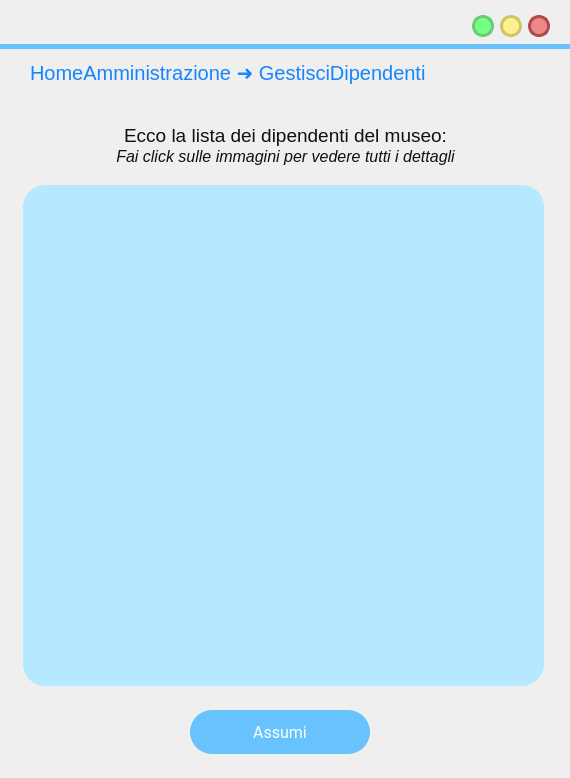
<?xml version="1.0" encoding="UTF-8"?>
<ui version="4.0">
 <class>MainWindow</class>
 <widget class="QMainWindow" name="MainWindow">
  <property name="geometry">
   <rect>
    <x>0</x>
    <y>0</y>
    <width>570</width>
    <height>778</height>
   </rect>
  </property>
  <property name="windowTitle">
   <string>MainWindow</string>
  </property>
  <property name="styleSheet">
   <string notr="true"/>
  </property>
  <widget class="QWidget" name="centralwidget">
   <widget class="QLabel" name="label">
    <property name="geometry">
     <rect>
      <x>0</x>
      <y>44</y>
      <width>641</width>
      <height>5</height>
     </rect>
    </property>
    <property name="styleSheet">
     <string notr="true">background-color:rgb(104, 194, 253);</string>
    </property>
    <property name="text">
     <string/>
    </property>
   </widget>
   <widget class="QPushButton" name="reduceButton">
    <property name="geometry">
     <rect>
      <x>472</x>
      <y>15</y>
      <width>22</width>
      <height>22</height>
     </rect>
    </property>
    <property name="sizePolicy">
     <sizepolicy hsizetype="Fixed" vsizetype="Fixed">
      <horstretch>0</horstretch>
      <verstretch>0</verstretch>
     </sizepolicy>
    </property>
    <property name="minimumSize">
     <size>
      <width>22</width>
      <height>22</height>
     </size>
    </property>
    <property name="maximumSize">
     <size>
      <width>24</width>
      <height>24</height>
     </size>
    </property>
    <property name="cursor">
     <cursorShape>PointingHandCursor</cursorShape>
    </property>
    <property name="styleSheet">
     <string notr="true">QPushButton{
 background-color:#76ff85;
 border-style: solid;
 border-radius:11px;
font: 18pt &quot;Candara&quot;;
border-color:#6bcc73;
border-width:3;
}

QPushButton::pressed{
	background-color : white;
	border-color:#6bcc73;
	border-width:3;
}
</string>
    </property>
    <property name="text">
     <string/>
    </property>
   </widget>
   <widget class="QPushButton" name="exitButton">
    <property name="geometry">
     <rect>
      <x>528</x>
      <y>15</y>
      <width>22</width>
      <height>22</height>
     </rect>
    </property>
    <property name="sizePolicy">
     <sizepolicy hsizetype="Fixed" vsizetype="Fixed">
      <horstretch>0</horstretch>
      <verstretch>0</verstretch>
     </sizepolicy>
    </property>
    <property name="minimumSize">
     <size>
      <width>22</width>
      <height>22</height>
     </size>
    </property>
    <property name="maximumSize">
     <size>
      <width>24</width>
      <height>24</height>
     </size>
    </property>
    <property name="cursor">
     <cursorShape>PointingHandCursor</cursorShape>
    </property>
    <property name="styleSheet">
     <string notr="true">QPushButton{
 background-color:#ee8888;
 border-style: solid;
 border-radius:11px;
font: 18pt &quot;Candara&quot;;
border-color:#ae4a4a;
border-width:3;
}

QPushButton::pressed{
	background-color : white;
	border-color:#ae4a4a;
	border-width:3;
}
</string>
    </property>
    <property name="text">
     <string/>
    </property>
   </widget>
   <widget class="QPushButton" name="maximizeButton">
    <property name="geometry">
     <rect>
      <x>500</x>
      <y>15</y>
      <width>22</width>
      <height>22</height>
     </rect>
    </property>
    <property name="sizePolicy">
     <sizepolicy hsizetype="Fixed" vsizetype="Fixed">
      <horstretch>0</horstretch>
      <verstretch>0</verstretch>
     </sizepolicy>
    </property>
    <property name="minimumSize">
     <size>
      <width>20</width>
      <height>20</height>
     </size>
    </property>
    <property name="maximumSize">
     <size>
      <width>24</width>
      <height>24</height>
     </size>
    </property>
    <property name="cursor">
     <cursorShape>PointingHandCursor</cursorShape>
    </property>
    <property name="styleSheet">
     <string notr="true">QPushButton{
 background-color:#fff08c	;
 border-style: solid;
 border-radius:11px;
font: 18pt &quot;Candara&quot;;
border-color:#ccc664;
border-width:3;
}

QPushButton::pressed{
	background-color : white;
	border-color:#ccc664;
	border-width:3;
}
</string>
    </property>
    <property name="text">
     <string/>
    </property>
   </widget>
   <widget class="QLabel" name="previousLabel">
    <property name="geometry">
     <rect>
      <x>510</x>
      <y>60</y>
      <width>36</width>
      <height>36</height>
     </rect>
    </property>
    <property name="font">
     <font>
      <family>Lato Light</family>
      <pointsize>18</pointsize>
      <weight>50</weight>
      <italic>false</italic>
      <bold>false</bold>
     </font>
    </property>
    <property name="cursor">
     <cursorShape>PointingHandCursor</cursorShape>
    </property>
    <property name="autoFillBackground">
     <bool>false</bool>
    </property>
    <property name="styleSheet">
     <string notr="true">background-color: rgba(255, 255, 255,0);</string>
    </property>
    <property name="text">
     <string/>
    </property>
    <property name="pixmap">
     <pixmap resource="res/res.qrc">:/icons/arrow_back_FILL1_wght700_GRAD200_opsz48_risultato.png</pixmap>
    </property>
    <property name="scaledContents">
     <bool>true</bool>
    </property>
   </widget>
   <widget class="QLabel" name="titoloLabel">
    <property name="geometry">
     <rect>
      <x>30</x>
      <y>57</y>
      <width>461</width>
      <height>31</height>
     </rect>
    </property>
    <property name="styleSheet">
     <string notr="true">font-size: 20px;
text-align: left;
background-color: rgba(255, 255, 255,0);
color: #1684FC;
font: 14pt &quot;Lato&quot;;</string>
    </property>
    <property name="text">
     <string>HomeAmministrazione ➜ GestisciDipendenti</string>
    </property>
   </widget>
   <widget class="QLabel" name="titoloLabel_3">
    <property name="geometry">
     <rect>
      <x>20</x>
      <y>141</y>
      <width>531</width>
      <height>31</height>
     </rect>
    </property>
    <property name="layoutDirection">
     <enum>Qt::RightToLeft</enum>
    </property>
    <property name="styleSheet">
     <string notr="true">left: 802px;
top: 386px;
width: 307px;
height: 19px;
color: rgba(16, 16, 16);
background-color: rgba(255, 255, 255,0);

</string>
    </property>
    <property name="text">
     <string>&lt;html&gt;&lt;head/&gt;&lt;body&gt;&lt;p&gt;&lt;span style=&quot; font-size:12pt; font-style:italic;&quot;&gt;Fai click sulle immagini per vedere tutti i dettagli&lt;/span&gt;&lt;/p&gt;&lt;/body&gt;&lt;/html&gt;</string>
    </property>
    <property name="alignment">
     <set>Qt::AlignCenter</set>
    </property>
   </widget>
   <widget class="QLabel" name="titoloLabel">
    <property name="geometry">
     <rect>
      <x>20</x>
      <y>120</y>
      <width>531</width>
      <height>31</height>
     </rect>
    </property>
    <property name="styleSheet">
     <string notr="true">left: 849px;
background-color: rgba(255, 255, 255,0);
top: 359px;
width: 212px;
height: 24px;
color: rgba(16, 16, 16);
font-size: 20px;
text-align: center;

</string>
    </property>
    <property name="text">
     <string>&lt;html&gt;&lt;head/&gt;&lt;body&gt;&lt;p&gt;&lt;span style=&quot; font-size:14pt;&quot;&gt;Ecco la lista dei dipendenti del museo:&lt;/span&gt;&lt;/p&gt;&lt;/body&gt;&lt;/html&gt;</string>
    </property>
    <property name="alignment">
     <set>Qt::AlignCenter</set>
    </property>
   </widget>
   <widget class="QPushButton" name="assumiButton">
    <property name="geometry">
     <rect>
      <x>190</x>
      <y>710</y>
      <width>180</width>
      <height>44</height>
     </rect>
    </property>
    <property name="font">
     <font>
      <family>Lato</family>
      <pointsize>14</pointsize>
      <weight>50</weight>
      <italic>false</italic>
      <bold>false</bold>
     </font>
    </property>
    <property name="cursor">
     <cursorShape>PointingHandCursor</cursorShape>
    </property>
    <property name="autoFillBackground">
     <bool>false</bool>
    </property>
    <property name="styleSheet">
     <string notr="true">


QPushButton{
left: 863px;
top: 820px;
width: 183px;
height: 44px;
color: rgba(255, 255, 255, 100);
font-size: 16px;
font-family: Roboto;
background-color:rgb(104, 194, 253);
 border-style: solid;
 border-radius:22px;
color: rgb(255, 255, 255);
font: 14pt &quot;Lato&quot;;
}

QPushButton::hover{


	border-color : rgb(15, 138, 204);
	color: white;
border-width:0;
}

QPushButton::pressed{
	border-color:rgb(104, 194, 253);
	border-width:4;
	background-color : white;
	color:rgb(104, 194, 253);
}
</string>
    </property>
    <property name="text">
     <string>Assumi</string>
    </property>
   </widget>
   <widget class="QLabel" name="immagineLabel">
    <property name="geometry">
     <rect>
      <x>23</x>
      <y>185</y>
      <width>521</width>
      <height>501</height>
     </rect>
    </property>
    <property name="sizePolicy">
     <sizepolicy hsizetype="Fixed" vsizetype="Fixed">
      <horstretch>0</horstretch>
      <verstretch>0</verstretch>
     </sizepolicy>
    </property>
    <property name="styleSheet">
     <string notr="true">left: 737px;
top: 416px;
width: 436px;
height: 377px;
line-height: 20px;
border-radius: 22px;
background-color: rgba(182, 233, 255);
text-align: center;</string>
    </property>
    <property name="text">
     <string/>
    </property>
    <property name="scaledContents">
     <bool>true</bool>
    </property>
    <property name="alignment">
     <set>Qt::AlignCenter</set>
    </property>
    <property name="margin">
     <number>10</number>
    </property>
    <property name="indent">
     <number>10</number>
    </property>
   </widget>
   <widget class="QScrollArea" name="scrollArea">
    <property name="geometry">
     <rect>
      <x>70</x>
      <y>190</y>
      <width>430</width>
      <height>491</height>
     </rect>
    </property>
    <property name="sizePolicy">
     <sizepolicy hsizetype="Expanding" vsizetype="Expanding">
      <horstretch>0</horstretch>
      <verstretch>0</verstretch>
     </sizepolicy>
    </property>
    <property name="styleSheet">
     <string notr="true">QWidget{
background:rgb(255, 255, 255);
border-radius:0px;
border-color:#b6e9ff;
border-style: solid;
border-width:7;
}


QScrollArea{
border-width:0px;
border-radius: 22px;
background-color: rgba(255, 255, 255, 255);
}

QScrollBar{
border-width:0px;
	border-radius:4px;
background-color: rgba(255, 255, 255, 255);

}


/* VERTICAL SCROLLBAR */
 QScrollBar:vertical {
	border: none;
    width: 14px;
    margin: 0px 0 0px 0;
	border-radius: 7px;
margin: 0px 0px 0px 0px;

 }

/*  HANDLE BAR VERTICAL */
QScrollBar::handle:vertical {	
	background-color:#68C2FD;
	min-height: 30px;	
	border-radius: 7px;

}
QScrollBar::handle:vertical:hover{	
	background-color:#A6E4FF;
}
QScrollBar::handle:vertical:pressed {	
	background-color: #5AA7D9;
}

/* BTN TOP - SCROLLBAR */
QScrollBar::sub-line:vertical {
	background-color: rgb(255, 255, 255);
	border-radius: 7px;
}
QScrollBar::sub-line:vertical:hover {	
	background-color:#68C2FD;
}
QScrollBar::sub-line:vertical:pressed {	
	background-color: #5AA7D9;
}

/* BTN BOTTOM - SCROLLBAR  */
QScrollBar::add-line:vertical {

	background-color: rgb(255, 255, 255);
	border-radius: 7px;

}
QScrollBar::add-line:vertical:hover {	
	background-color:rgb(255, 255, 255)
}
QScrollBar::add-line:vertical:pressed {	
	background-color:rgb(255, 255, 255)
}

/* RESET ARROW  */
QScrollBar::up-arrow:vertical, QScrollBar::down-arrow:vertical {
	background: none;
}
QScrollBar::add-page:vertical, QScrollBar::sub-page:vertical {
	background: none;
} 


/* HORIZONTAL SCROLLBAR - HOMEWORK */
QScrollBar:horizontal {
   
}
QScrollBar::handle:horizontal {
    
}
QScrollBar::add-line:horizontal {
    
}
QScrollBar::sub-line:horizontal {
    
}
QScrollBar::up-arrow:horizontal, QScrollBar::down-arrow:horizontal
{

}
QScrollBar::add-page:horizontal, QScrollBar::sub-page:horizontal
{

}



</string>
    </property>
    <property name="horizontalScrollBarPolicy">
     <enum>Qt::ScrollBarAlwaysOff</enum>
    </property>
    <property name="sizeAdjustPolicy">
     <enum>QAbstractScrollArea::AdjustIgnored</enum>
    </property>
    <property name="widgetResizable">
     <bool>true</bool>
    </property>
    <property name="alignment">
     <set>Qt::AlignLeading|Qt::AlignLeft|Qt::AlignTop</set>
    </property>
    <widget class="QWidget" name="scrollAreaWidgetContents">
     <property name="geometry">
      <rect>
       <x>0</x>
       <y>0</y>
       <width>430</width>
       <height>491</height>
      </rect>
     </property>
     <property name="sizePolicy">
      <sizepolicy hsizetype="Expanding" vsizetype="Expanding">
       <horstretch>0</horstretch>
       <verstretch>0</verstretch>
      </sizepolicy>
     </property>
     <property name="styleSheet">
      <string notr="true">border-width:0px;
border-radius: 0px;
background-color: #b6e9ff;</string>
     </property>
     <layout class="QVBoxLayout" name="verticalLayout">
      <property name="spacing">
       <number>12</number>
      </property>
      <property name="sizeConstraint">
       <enum>QLayout::SetMinimumSize</enum>
      </property>
      <property name="leftMargin">
       <number>18</number>
      </property>
     </layout>
    </widget>
   </widget>
   <zorder>immagineLabel</zorder>
   <zorder>label</zorder>
   <zorder>reduceButton</zorder>
   <zorder>exitButton</zorder>
   <zorder>maximizeButton</zorder>
   <zorder>previousLabel</zorder>
   <zorder>titoloLabel</zorder>
   <zorder>titoloLabel_3</zorder>
   <zorder>titoloLabel</zorder>
   <zorder>assumiButton</zorder>
   <zorder>scrollArea</zorder>
  </widget>
 </widget>
 <resources>
  <include location="res.qrc"/>
  <include location="res/res.qrc"/>
 </resources>
 <connections/>
</ui>
